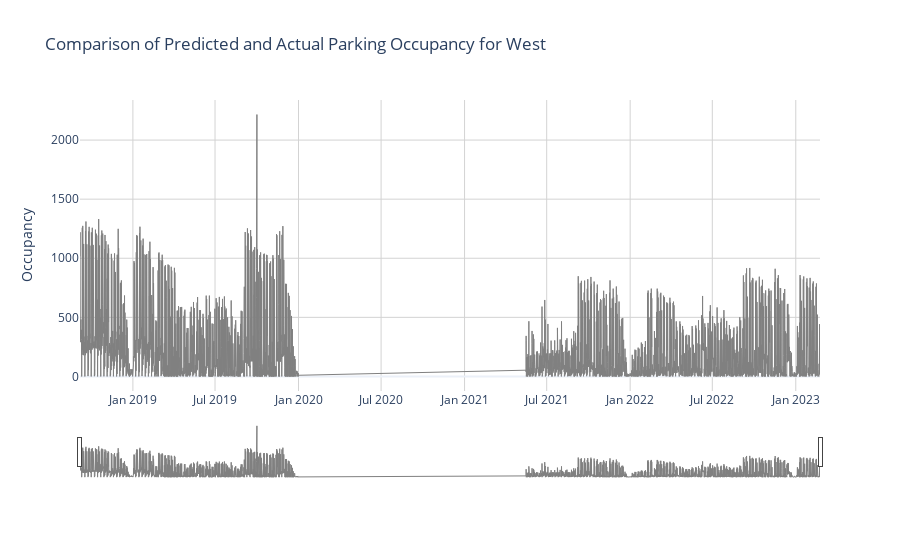

Here is the notebook cell this chart was saved with:
### Code cell
import plotly.graph_objects as go


# Create a new figure
fig = go.Figure()

# Add trace for the initial training data
fig.add_trace(go.Scatter(x=train.index, y=train['Occupancy'],
                         name='Initial Training Data',
                         line=dict(color='gray', width=1),
                         hovertemplate='<b>Date</b>: %{x|%m-%d-%Y}<br>' +
                                       '<b>Occupancy</b>: %{y}<br>' +
                                       '<b>Day of Week</b>: %{x| %A}<extra></extra>'))


# Update layout
fig.update_layout(
    title=f'Comparison of Predicted and Actual Parking Occupancy for {parking_lot_to_predict}',
    xaxis=dict(
        rangeslider=dict(visible=True),
        type='date'
    ),
    yaxis_title='Occupancy',
    template='plotly_white',
)

# Update axes appearance
fig.update_xaxes(showgrid=True, gridwidth=1, gridcolor='lightgrey')
fig.update_yaxes(showgrid=True, gridwidth=1, gridcolor='lightgrey')

# Show the plot
fig.show()

### Figure 1 — Plotly figure (JSON) as saved in the notebook; plotly's stock layout.template omitted (floating-point values rounded to 4 significant figures; data arrays with more than 128 entries replaced by an {"elided": "..."} marker saying what was removed)
{"data": [{"hovertemplate": "<b>Date</b>: %{x|%m-%d-%Y}<br><b>Occupancy</b>: %{y}<br><b>Day of Week</b>: %{x| %A}<extra></extra>", "line": {"color": "gray", "width": 1}, "name": "Initial Training Data", "type": "scatter", "x": {"elided": "27111 str values"}, "y": {"elided": "27111 int values"}}], "layout": {"title": {"text": "Comparison of Predicted and Actual Parking Occupancy for West"}, "xaxis": {"gridcolor": "lightgrey", "gridwidth": 1, "rangeslider": {"visible": true}, "showgrid": true, "type": "date"}, "yaxis": {"gridcolor": "lightgrey", "gridwidth": 1, "showgrid": true, "title": {"text": "Occupancy"}}}}
